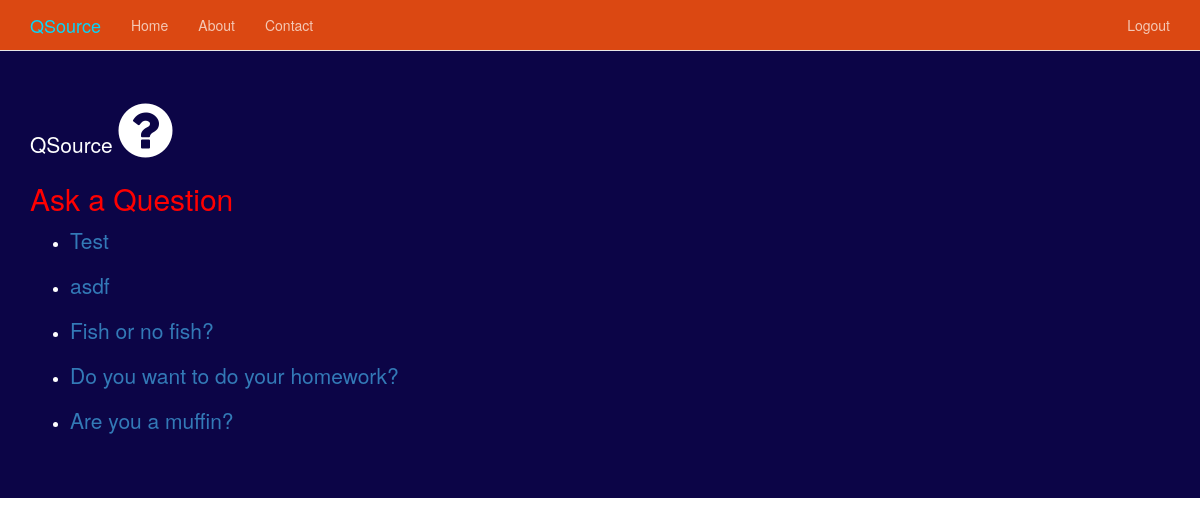
Page /polls/ (signed in) on the committed database.
### polls/models.py (models this page shows, shortened)
class Question(models.Model):
    question_text = models.CharField(max_length = 200)
    pub_date = models.DateTimeField('date published')
    ans1_text = models.CharField(max_length = 200, default= "Yes")
    ans1_votes = models.IntegerField(default = 0)
    ans2_text = models.CharField(max_length = 200, default = "No")
    ans2_votes = models.IntegerField(default = 0)
    def was_published_recently(self):
        now = timezone.now()
        return now - datetime.timedelta(days=1) <= self.pub_date <= now
    was_published_recently.admin_order_field = 'pub_date'
    was_published_recently.boolean = True
    was_published_recently.short_description = 'Published recently?'

### polls/views.py (the view)
class IndexView(generic.ListView):
    template_name = 'polls/index.html'
    context_object_name = 'latest_question_list'
    def get_queryset(self):
        return Question.objects.filter(
            pub_date__lte=timezone.now()
        ).order_by('-pub_date')[:5]

### polls/templates/polls/index.html (shortened to what this page needs)
{% load staticfiles %}
{% load crispy_forms_tags %}
{% include 'head_css.html' %}
{% include 'navbar.html' %}
{% block jumbotron %}
<div class="jumbotron">
    <div class="container">
    <div class="row">
        <div class='col-sm-6'>
        <p>QSource <i class="fa fa-question-circle fa-3x"></i></p>
        <a href="{% url 'polls:question' %}"><h2 style="color:red">Ask a
        Question</h2></a>
        <link rel="stylesheet" type="text/css" href="{% static 'QSource/custom.css' %}" />
        {% if latest_question_list %}
            <ul>
        {% for question in latest_question_list %}
            <li><p><a href="{% url 'polls:detail' question.id %}">{{ question.question_text }}</a></p></li>
        {% endfor %}
            </ul>
        {% else %}
            <p>No polls are available.</p>
        {% endif %}
        </div>
        </div>
    </div>
 </div
{% endblock %}

### rows in the picture
Question: question_text "Test"
Question: question_text "asdf"
Question: question_text "Fish or no fish?"
Question: question_text "Do you want to do your homework?"
Question: question_text "Are you a muffin?"
